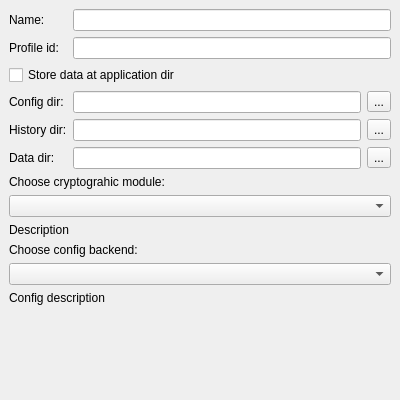
<?xml version="1.0" encoding="UTF-8"?>
<ui version="4.0">
 <class>ProfileCreationPage</class>
 <widget class="QWizardPage" name="ProfileCreationPage">
  <property name="geometry">
   <rect>
    <x>0</x>
    <y>0</y>
    <width>400</width>
    <height>400</height>
   </rect>
  </property>
  <property name="windowTitle">
   <string>WizardPage</string>
  </property>
  <layout class="QVBoxLayout" name="scrollAreaLayout">
   <property name="margin">
    <number>0</number>
   </property>
   <item>
    <widget class="QScrollArea" name="scrollArea">
     <property name="frameShape">
      <enum>QFrame::NoFrame</enum>
     </property>
     <property name="widgetResizable">
      <bool>true</bool>
     </property>
     <widget class="QWidget" name="scrollAreaWidgetContents">
      <property name="geometry">
       <rect>
        <x>0</x>
        <y>0</y>
        <width>400</width>
        <height>394</height>
       </rect>
      </property>
      <layout class="QFormLayout" name="formLayout">
       <item row="0" column="0">
        <widget class="QLabel" name="label">
         <property name="text">
          <string>Name:</string>
         </property>
        </widget>
       </item>
       <item row="0" column="1">
        <widget class="QLineEdit" name="nameEdit">
         <property name="toolTip">
          <string>It will be shown in chat dialogs</string>
         </property>
        </widget>
       </item>
       <item row="1" column="0">
        <widget class="QLabel" name="label_2">
         <property name="text">
          <string>Profile id:</string>
         </property>
        </widget>
       </item>
       <item row="1" column="1">
        <widget class="QLineEdit" name="idEdit">
         <property name="toolTip">
          <string>Used for profile identification</string>
         </property>
        </widget>
       </item>
       <item row="3" column="0">
        <widget class="QLabel" name="label_3">
         <property name="text">
          <string>Config dir:</string>
         </property>
        </widget>
       </item>
       <item row="3" column="1">
        <layout class="QHBoxLayout" name="horizontalLayout">
         <item>
          <widget class="QLineEdit" name="configEdit"/>
         </item>
         <item>
          <widget class="QToolButton" name="configButton">
           <property name="text">
            <string>...</string>
           </property>
          </widget>
         </item>
        </layout>
       </item>
       <item row="4" column="1">
        <layout class="QHBoxLayout" name="horizontalLayout_2">
         <item>
          <widget class="QLineEdit" name="historyEdit"/>
         </item>
         <item>
          <widget class="QToolButton" name="historyButton">
           <property name="text">
            <string>...</string>
           </property>
          </widget>
         </item>
        </layout>
       </item>
       <item row="6" column="1">
        <layout class="QHBoxLayout" name="horizontalLayout_3">
         <item>
          <widget class="QLineEdit" name="dataEdit"/>
         </item>
         <item>
          <widget class="QToolButton" name="dataButton">
           <property name="text">
            <string>...</string>
           </property>
          </widget>
         </item>
        </layout>
       </item>
       <item row="4" column="0">
        <widget class="QLabel" name="label_4">
         <property name="text">
          <string>History dir:</string>
         </property>
        </widget>
       </item>
       <item row="6" column="0">
        <widget class="QLabel" name="label_5">
         <property name="text">
          <string>Data dir:</string>
         </property>
        </widget>
       </item>
       <item row="2" column="0" colspan="2">
        <widget class="QCheckBox" name="portableBox">
         <property name="text">
          <string>Store data at application dir</string>
         </property>
        </widget>
       </item>
       <item row="9" column="0" colspan="2">
        <widget class="QLabel" name="cryptoDescription">
         <property name="text">
          <string notr="true">Description</string>
         </property>
         <property name="wordWrap">
          <bool>true</bool>
         </property>
        </widget>
       </item>
       <item row="8" column="0" colspan="2">
        <widget class="QComboBox" name="cryptoBox"/>
       </item>
       <item row="7" column="0" colspan="2">
        <widget class="QLabel" name="label_6">
         <property name="text">
          <string>Choose cryptograhic module:</string>
         </property>
        </widget>
       </item>
       <item row="10" column="0" colspan="2">
        <widget class="QLabel" name="label_7">
         <property name="text">
          <string>Choose config backend:</string>
         </property>
        </widget>
       </item>
       <item row="11" column="0" colspan="2">
        <widget class="QComboBox" name="configBox"/>
       </item>
       <item row="12" column="0" colspan="2">
        <widget class="QLabel" name="configDescription">
         <property name="text">
          <string notr="true">Config description</string>
         </property>
         <property name="wordWrap">
          <bool>true</bool>
         </property>
        </widget>
       </item>
      </layout>
     </widget>
    </widget>
   </item>
  </layout>
 </widget>
 <resources/>
 <connections/>
</ui>
